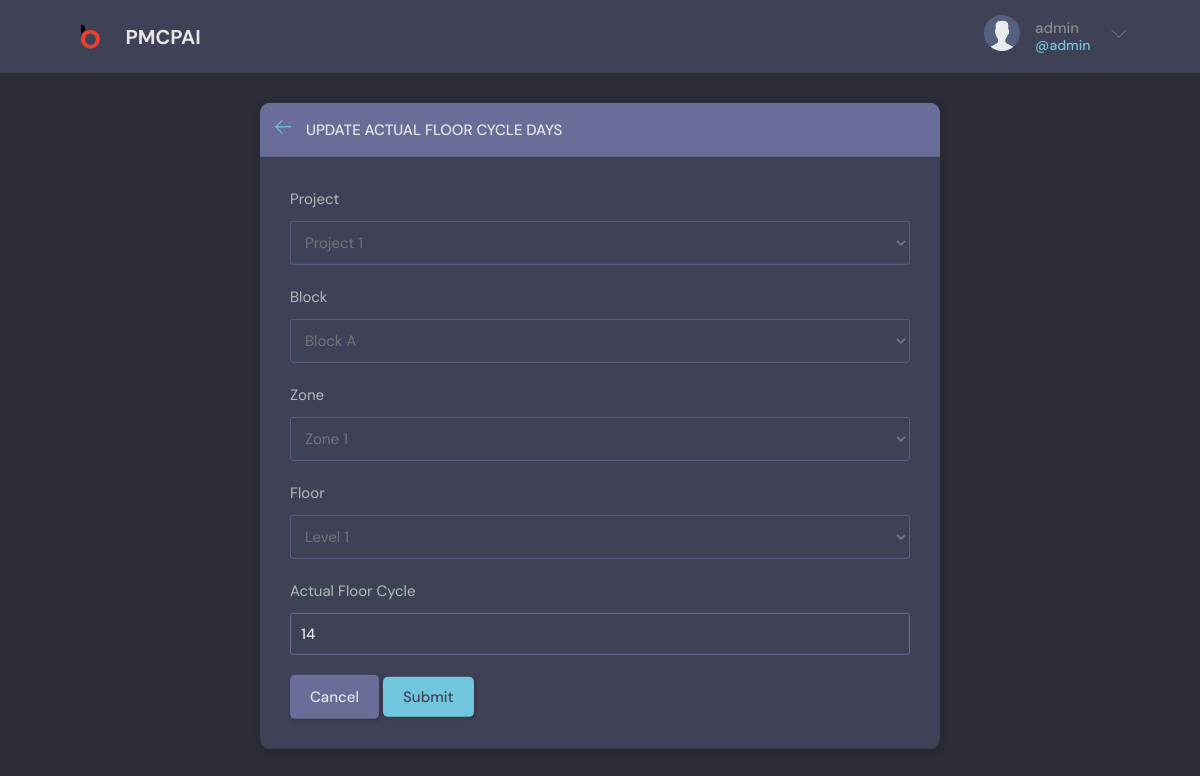
The page /update-actualfloor/25/ (signed in) on the database its author committed.
### base/models.py (models this page shows, shortened)
class ActualFloor(models.Model):
    project = models.ForeignKey(
        Project, related_name='actualfloors', on_delete=models.CASCADE)
    block = models.ForeignKey(Block, on_delete=models.CASCADE)
    zone = models.ForeignKey(Zone, on_delete=models.CASCADE)
    floor = models.ForeignKey(Floor, on_delete=models.CASCADE)
    actual_due_date = models.DateField()
    actual_progress_percentage = models.PositiveIntegerField(default=0)
    actual_floor_cycle = models.PositiveIntegerField(default=1)
    updated = models.DateTimeField(auto_now=True)
    created = models.DateTimeField(auto_now_add=True)
    class Meta:
        ordering = ['floor__pk', '-updated', '-created']

### base/views.py (the view, shortened to what this page needs)
@login_required(login_url='login')
def updateActualFloor(request, pk):
    page = 'update_actualfloor'
    actualfloor = ActualFloor.objects.get(id=pk)
    projects = Project.objects.get(id=actualfloor.project.pk)
    blocks = projects.projectblocks.filter(id=actualfloor.block.pk)
    zones = projects.projectzones.filter(id=actualfloor.zone.pk)
    floors = projects.projectfloors.all()
    form = UpdateActualFloorForm(instance=actualfloor)
    context = {'form': form, 'actualfloor': actualfloor, 'page': page}
    return render(request, 'base/actualfloor_form.html', context)

### base/forms.py
class UpdateActualFloorForm(ModelForm):
    class Meta:
        model = ActualFloor
        fields = '__all__'
        exclude = ('actual_due_date', "actual_progress_percentage",)
    def __init__(self, *args, **kwargs):
        super().__init__(*args, **kwargs)
        self.fields["project"].disabled = True
        self.fields["block"].disabled = True
        self.fields["zone"].disabled = True
        self.fields["floor"].disabled = True

### base/models.py (called while the page is built)
    def __str__(self):
        return self.project_name

    def __str__(self):
        return (self.block_name)

    def __str__(self):
        return (self.zone_name)

    def __str__(self):
        return (self.floor_name)

### base/templates/base/actualfloor_form.html (shortened to what this page needs)
{% extends 'main.html' %}
{% block content %}
<main class="update-account layout">
    <div class="container">
        <div class="layout__box">
            <div class="layout__boxHeader">
                <div class="layout__boxTitle">
                    <a href="{{request.META.HTTP_REFERER}}">
                        <svg version="1.1" xmlns="http://www.w3.org/2000/svg" width="32" height="32"
                            viewBox="0 0 32 32">
                            <title>arrow-left</title>
                            <path
                                d="M13.723 2.286l-13.723 13.714 13.719 13.714 1.616-1.611-10.96-10.96h27.625v-2.286h-27.625l10.965-10.965-1.616-1.607z">
                            </path>
                        </svg>
                    </a>
                    <h3>Update Actual Floor Cycle Days</h3>
                </div>
            </div>
            <div class="layout__body">
                {% if page == 'update_actualfloor' %}
                <form method="POST" id="actualFloorForm" action="" blocks-url="{% url 'load-blocks' %}"
                    zones-url="{% url 'load-zones' %}" floors-url="{% url 'load-floors' %}">
                    <div class="form__group">
                        <label for="room_name">Project</label>
                        {{form.project}}
                    </div>
                    <div class="form__group">
                        <label for="room_name">Block</label>
                        {{form.block}}
                    </div>
                    <div class="form__group">
                        <label for="room_name">Zone</label>
                        {{form.zone}}
                    </div>
                    <div class="form__group">
                        <label for="room_name">Floor</label>
                        {{form.floor}}
                    </div>
                    <div class="form__group">
                        <label for="room_name">Actual Floor Cycle</label>
                        {{form.actual_floor_cycle}}
                    </div>
                    <a class="btn btn--dark" href="{{request.META.HTTP_REFERER}}">Cancel</a>
                    <button class="btn btn--main" type="submit">Submit</button>
                </form>
                {% endif %}
            </div>
        </div>
    </div>
</main>
{% endblock %}

### templates/navbar.html (shortened to what this page needs)
{% load static %}
<header class="header header--loggedIn">
    <div class="container">
        <a href="{% url 'home' %}" class="header__logo">
            <img src="{% static 'images/logo.png' %}" />
            <h1>PMCPAI&nbsp;&nbsp;&nbsp;&nbsp;&nbsp;&nbsp;&nbsp;</h1>
        </a>
        {% url 'home' as home %}
        <nav class="header__menu">
            {% if request.user.is_authenticated %}
            <div class="header__user">
                <a href="#">
                    <div>
                        <img src="{% static 'images/avatar.svg' %}" />
                    </div>
                    <p>{{request.user.username}} <span>@{{request.user.username}}</span></p>
                </a>
                <button class="dropdown-button">
                    <svg version="1.1" xmlns="http://www.w3.org/2000/svg" width="32" height="32" viewBox="0 0 32 32">
                        <title>chevron-down</title>
                        <path d="M16 21l-13-13h-3l16 16 16-16h-3l-13 13z"></path>
                    </svg>
                </button>
            </div>
            {% else %}
            <a href="{% url 'login' %}">
                <img src="{% static 'images/avatar.svg' %}" />
                <p>Login</p>
            </a>
            {% endif %}
        </nav>
    </div>
</header>

### static/styles/style.css (style rules this page uses)
:root { --color-main: #71c6dd; --color-main-light: #e1f6fb; --color-dark: #3f4156; --color-dark-medium: #51546e; --color-dark-light: #696d97; --color-light: #e5e5e5; --color-gray: #8b8b8b; --color-light-gray: #b2bdbd; --color-bg: #2d2d39; --color-success: #5dd693; --color-error: #fc4b0b; }
* { font-family: "DM Sans", -apple-system, BlinkMacSystemFont, "Segoe UI", Roboto, Oxygen, Ubuntu, Cantarell, "Open Sans", "Helvetica Neue", sans-serif; margin: 0; padding: 0; box-sizing: border-box; text-rendering: optimizeLegibility; font-size: inherit; }
html { font-size: 56.25%; }
@media only screen and (min-width: 1200px) { html { font-size: 62.5%; } }
body { line-height: 1.6; font-weight: 400; font-size: 1.5rem; color: var(--color-light-gray); background-color: var(--color-bg); min-height: 100vh; }
img { width: 100%; }
a { display: inline-block; color: var(--color-main); text-decoration: none; }
.container { max-width: 120rem; width: 90%; margin: auto; }
.btn { background-color: transparent; border: none; display: inline-flex; align-items: center; gap: 1rem; cursor: pointer; transition: all ease-in-out 0.3s; padding: 1rem 2rem; border-radius: 5px; box-shadow: 1px 1px 3px 1px rgba(0, 0, 0, 0.15); font-weight: 500; }
.btn--main { background-color: var(--color-main); color: var(--color-dark); }
.btn--dark { background-color: var(--color-dark-light); color: var(--color-light); }
.header { padding: 1.5rem; background-color: var(--color-dark); }
.header>.container { display: flex; gap: 9.5rem; }
.header__logo, .header__user { display: flex; gap: 2rem; align-items: center; }
.header__logo>img { height: 3.2rem; width: 3.2rem; }
.header__logo>h1 { font-weight: 700; font-size: 2rem; color: var(--color-light); }
.header__menu { margin-left: auto; position: relative; }
.header__menu a { display: flex; gap: 1.5rem; align-items: center; font-weight: 500; text-decoration: none; color: var(--color-gray); }
.header__menu img { height: 3.6rem; }
.header__menu p { line-height: 1.2; }
.header__menu span { color: var(--color-main); font-weight: 500; font-size: 1.4rem; display: block; }
.header__menu svg { width: 1.6rem; height: 1.6rem; fill: var(--color-dark-light); }
.dropdown-button { background: transparent; border: 0; outline: 0; cursor: pointer; }
.layout { margin-top: 2.4rem; }
.layout>.container { display: flex; justify-content: space-between; align-items: flex-start; }
.layout__box { width: 90%; max-width: 48rem; min-height: 40rem; position: absolute; top: 50%; left: 50%; transform: translate(-50%, -46%); background-color: var(--color-dark); border-radius: 1rem; box-shadow: 1px 1px 6px 3px rgba(0, 0, 0, 0.1); overflow: hidden; }
.layout__boxHeader { display: flex; padding: 1.5rem; background-color: var(--color-dark-light); }
.layout__boxTitle { display: flex; gap: 1.5rem; align-items: center; }
.layout__boxTitle h3 { text-transform: uppercase; font-weight: 500; color: var(--color-light); }
.layout__boxTitle svg { width: 1.6rem; height: 1.6rem; fill: var(--color-main); }
.layout__body { margin: 3rem; }
.form__group { margin-bottom: 2rem; width: 100%; }
.form__group label { display: block; font-size: 1.5rem; margin-bottom: 1rem; }
.form__group input, .form__group textarea, .form__group select { background: transparent; border: 1px solid var(--color-dark-light); padding: 1rem; border-radius: 3px; width: 100%; color: var(--color-light); font-weight: 500; outline: none; }
.form__group select { color: var(--color-gray); font-weight: 400; }
.form__group select option { background-color: var(--color-dark-light); color: var(--color-light); padding: 0 10rem; }
.update-account.layout .layout__box { max-width: 68rem; }

### rows shown on the page
ActualFloor: project "Project 1", block "Block A", zone "Zone 1", floor "Level 1", actual_floor_cycle "14"

### other values the page prints
{{ request.user.username }} "admin"
